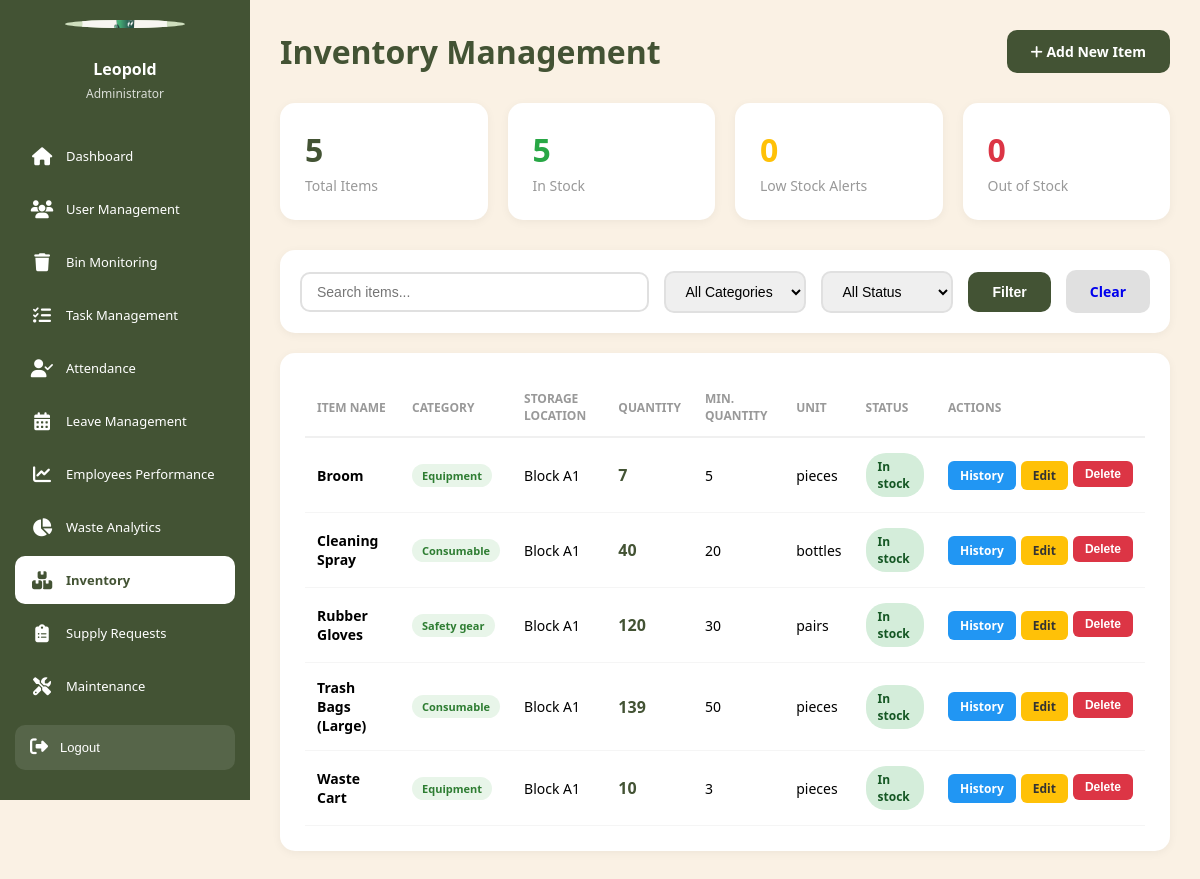
Page /admin/inventory.php (signed in) on the committed database.
### tables this page shows
CREATE TABLE `inventory` (
  `inventory_id` int(11) NOT NULL,
  `item_name` varchar(100) NOT NULL,
  `item_category` enum('consumable','equipment','safety_gear','other') NOT NULL,
  `storage_location` varchar(100) DEFAULT NULL,
  `current_quantity` int(11) DEFAULT 0,
  `minimum_quantity` int(11) DEFAULT 0 COMMENT 'Reorder threshold',
  `unit` varchar(20) DEFAULT NULL COMMENT 'Unit of measurement (pieces, boxes, etc.)',
  `status` enum('in_stock','low_stock','out_of_stock') DEFAULT 'in_stock',
  `created_at` timestamp NOT NULL DEFAULT current_timestamp(),
  `updated_at` timestamp NOT NULL DEFAULT current_timestamp() ON UPDATE current_timestamp()
);

### config/database.php (called while the page is built, shortened)
<?php
$options = [
    PDO::ATTR_ERRMODE            => PDO::ERRMODE_EXCEPTION,
    PDO::ATTR_DEFAULT_FETCH_MODE => PDO::FETCH_ASSOC,
    PDO::ATTR_EMULATE_PREPARES   => false,
    PDO::ATTR_PERSISTENT         => false,
];
try {
    $dsn = "mysql:host=" . DB_HOST . ";dbname=" . DB_NAME . ";charset=" . DB_CHARSET;
    $pdo = new PDO($dsn, DB_USER, DB_PASS, $options);
} catch (PDOException $e) {
    die("Database Connection Failed: " . $e->getMessage());
}
function query($sql, $params = []) {
    global $pdo;
    $stmt = $pdo->prepare($sql);
    $stmt->execute($params);
    return $stmt;
}
function getOne($sql, $params = []) {
    $stmt = query($sql, $params);
    return $stmt->fetch();
}
function getAll($sql, $params = []) {
    $stmt = query($sql, $params);
    return $stmt->fetchAll();
}
?>

### admin/inventory.php (the view, shortened to what this page needs)
<?php
require_once '../config/database.php';
$category_filter = $_GET['category'] ?? 'all';
$status_filter = $_GET['status'] ?? 'all';
$search = $_GET['search'] ?? '';
$where = ["1=1"];
$params = [];
$where_clause = implode(" AND ", $where);
$inventory_items = getAll("SELECT * FROM inventory WHERE $where_clause ORDER BY item_name", $params);
$total_items = getOne("SELECT COUNT(*) as count FROM inventory")['count'];
$low_stock = getOne("SELECT COUNT(*) as count FROM inventory WHERE status = 'low_stock'")['count'];
$out_of_stock = getOne("SELECT COUNT(*) as count FROM inventory WHERE status = 'out_of_stock'")['count'];
$in_stock = getOne("SELECT COUNT(*) as count FROM inventory WHERE status = 'in_stock'")['count'];
?>
<!DOCTYPE html>
<html lang="en">
<head>
    <link rel="stylesheet" href="https://cdnjs.cloudflare.com/ajax/libs/font-awesome/6.5.1/css/all.min.css">
</head>
<body>
    <?php include '../includes/admin_sidebar.php'; ?>
    <main class="main-content">
        <div class="page-header">
            <h1>Inventory Management</h1>
            <a href="inventory_add.php" class="btn btn-primary"><i class="fa-solid fa-plus"></i> Add New Item</a>
        </div>
        <div class="stats-grid">
            <div class="stat-card">
                <div class="stat-value"><?php echo $total_items; ?></div>
                <div class="stat-label">Total Items</div>
            </div>
            <div class="stat-card">
                <div class="stat-value" style="color: #28a745;"><?php echo $in_stock; ?></div>
                <div class="stat-label">In Stock</div>
            </div>
            <div class="stat-card">
                <div class="stat-value" style="color: #ffc107;"><?php echo $low_stock; ?></div>
                <div class="stat-label">Low Stock Alerts</div>
            </div>
            <div class="stat-card">
                <div class="stat-value" style="color: #dc3545;"><?php echo $out_of_stock; ?></div>
                <div class="stat-label">Out of Stock</div>
            </div>
        </div>
        <form method="GET" class="filters">
            <input type="text" name="search" placeholder="Search items..." value="<?php echo htmlspecialchars($search); ?>">
            <select name="category">
                <option value="all" <?php echo $category_filter === 'all' ? 'selected' : ''; ?>>All Categories</option>
            </select>
            <select name="status">
                <option value="all" <?php echo $status_filter === 'all' ? 'selected' : ''; ?>>All Status</option>
            </select>
            <button type="submit" class="btn btn-primary">Filter</button>
            <a href="inventory.php" class="btn" style="background: #e0e0e0;">Clear</a>
        </form>
        <div class="inventory-table">
            <?php if (empty($inventory_items)): ?>
                <div class="empty-state">
                    <h3>No Items Found</h3>
                    <a href="inventory_add.php" class="btn btn-primary" style="margin-top: 20px;">➕ Add Item</a>
                </div>
            <?php else: ?>
                <table>
                    <thead>
                        <tr>
                            <th>Item Name</th>
                            <th>Category</th>
                            <th>Storage Location</th>
                            <th>Quantity</th>
                            <th>Min. Quantity</th>
                            <th>Unit</th>
                            <th>Status</th>
                            <th>Actions</th>
                        </tr>
                    </thead>
                    <tbody>
                        <?php foreach ($inventory_items as $item): ?>
                            <tr>
                                <td><strong><?php echo htmlspecialchars($item['item_name']); ?></strong></td>
                                <td>
                                    <span class="category-badge">
                                        <?php echo ucfirst(str_replace('_', ' ', $item['item_category'])); ?>
                                    </span>
                                </td>
                                <td><?php echo htmlspecialchars($item['storage_location'] ?: '-'); ?></td>
                                <td>
                                    <strong style="font-size: 16px; color: <?php echo $item['current_quantity'] <= $item['minimum_quantity'] ? '#dc3545' : '#435334'; ?>">
                                        <?php echo $item['current_quantity']; ?>
                                    </strong>
                                </td>
                                <td><?php echo $item['minimum_quantity']; ?></td>
                                <td><?php echo htmlspecialchars($item['unit']); ?></td>
                                <td>
                                    <?php
                                    $status_class = 'status-' . str_replace('_', '-', $item['status']);
                                    $status_text = ucfirst(str_replace('_', ' ', $item['status']));
                                    ?>
                                    <span class="status-badge <?php echo $status_class; ?>">
                                        <?php echo $status_text; ?>
                                    </span>
                                </td>
                                <td>
                                    <div class="actions">
                                        <a href="inventory_history.php?id=<?php echo $item['inventory_id']; ?>" class="btn btn-sm" style="background: #2196f3; color: white;">History</a>
                                        <a href="inventory_edit.php?id=<?php echo $item['inventory_id']; ?>" class="btn btn-warning btn-sm">Edit</a>
                                        <form action="inventory_actions.php" method="POST" style="display: inline;" onsubmit="return confirm('Are you sure you want to delete this item?');">
                                            <button type="submit" class="btn btn-danger btn-sm">Delete</button>
                                        </form>
                                    </div>
                                </td>
                            </tr>
                        <?php endforeach; ?>
                    </tbody>
                </table>
            <?php endif; ?>
        </div>
    </main>
</body>
</html>

### admin/inventory.php (style rules this page uses)
* { margin: 0; padding: 0; box-sizing: border-box; }
body { font-family: 'Segoe UI', Tahoma, Geneva, Verdana, sans-serif; background: #FAF1E4; display: flex; min-height: 100vh; }
.main-content { margin-left: 250px; flex: 1; padding: 30px; }
.page-header { display: flex; justify-content: space-between; align-items: center; margin-bottom: 30px; }
.page-header h1 { font-size: 32px; color: #435334; }
.btn { padding: 12px 24px; border: none; border-radius: 10px; font-size: 14px; font-weight: 600; cursor: pointer; text-decoration: none; display: inline-block; transition: all 0.3s; }
.btn-primary { background: #435334; color: white; }
.btn-warning { background: #ffc107; color: #333; font-size: 13px; padding: 8px 16px; }
.btn-danger { background: #dc3545; color: white; font-size: 13px; padding: 8px 16px; }
.stats-grid { display: grid; grid-template-columns: repeat(auto-fit, minmax(200px, 1fr)); gap: 20px; margin-bottom: 30px; }
.stat-card { background: white; padding: 25px; border-radius: 15px; box-shadow: 0 2px 10px rgba(0,0,0,0.05); }
.stat-value { font-size: 32px; font-weight: 700; color: #435334; margin-bottom: 5px; }
.stat-label { font-size: 14px; color: #999; }
.filters { background: white; padding: 20px; border-radius: 15px; margin-bottom: 20px; display: flex; gap: 15px; align-items: center; flex-wrap: wrap; box-shadow: 0 2px 10px rgba(0,0,0,0.05); }
.filters select, .filters input { padding: 10px 15px; border: 2px solid #e0e0e0; border-radius: 10px; font-size: 14px; }
.filters input[type="text"] { flex: 1; min-width: 200px; }
.inventory-table { background: white; border-radius: 15px; padding: 25px; box-shadow: 0 2px 10px rgba(0,0,0,0.05); overflow-x: auto; }
table { width: 100%; border-collapse: collapse; }
th { text-align: left; padding: 12px; font-size: 12px; color: #999; text-transform: uppercase; border-bottom: 2px solid #f0f0f0; }
td { padding: 15px 12px; border-bottom: 1px solid #f5f5f5; font-size: 14px; }
.status-badge { display: inline-block; padding: 5px 12px; border-radius: 20px; font-size: 12px; font-weight: 600; }
.status-in-stock { background: #d4edda; color: #155724; }
.category-badge { display: inline-block; padding: 4px 10px; border-radius: 15px; font-size: 11px; font-weight: 600; background: #e8f5e9; color: #2e7d32; }
.actions { display: flex; gap: 5px; }
.btn-sm { padding: 6px 12px; font-size: 12px; border-radius: 6px; }

### rows in the picture
inventory: item_name "Broom", item_category "Equipment", storage_location "Block A1", current_quantity "7", minimum_quantity "5", unit "pieces", status "In stock"
inventory: item_name "Cleaning Spray", item_category "Consumable", storage_location "Block A1", current_quantity "40", minimum_quantity "20", unit "bottles", status "In stock"
inventory: item_name "Rubber Gloves", item_category "Safety gear", storage_location "Block A1", current_quantity "120", minimum_quantity "30", unit "pairs", status "In stock"
inventory: item_name "Trash Bags (Large)", item_category "Consumable", storage_location "Block A1", current_quantity "139", minimum_quantity "50", unit "pieces", status "In stock"
inventory: item_name "Waste Cart", item_category "Equipment", storage_location "Block A1", current_quantity "10", minimum_quantity "3", unit "pieces", status "In stock"

### other values in the picture
$admin_name "Leopold"
$total_items "5"
$in_stock "5"
$low_stock "0"
$out_of_stock "0"
